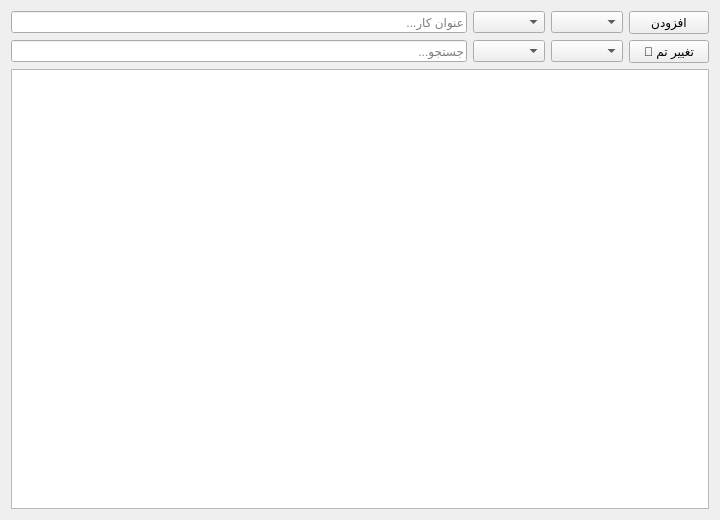
<?xml version="1.0" encoding="UTF-8"?>
<ui version="4.0">
 <class>MainWindow</class>
 <widget class="QWidget" name="MainWindow">
  <property name="geometry">
   <rect>
    <x>0</x>
    <y>0</y>
    <width>720</width>
    <height>520</height>
   </rect>
  </property>
  <property name="windowTitle">
   <string>مدیریت کارها - Qt UI</string>
  </property>
  <layout class="QVBoxLayout" name="verticalLayout">
   <item>
    <layout class="QHBoxLayout" name="inputLayout">
     <item>
      <widget class="QLineEdit" name="taskInput">
       <property name="placeholderText">
        <string>عنوان کار...</string>
       </property>
      </widget>
     </item>
     <item>
      <widget class="QComboBox" name="priorityBox"/>
     </item>
     <item>
      <widget class="QComboBox" name="categoryBox"/>
     </item>
     <item>
      <widget class="QPushButton" name="addButton">
       <property name="text">
        <string>افزودن</string>
       </property>
      </widget>
     </item>
    </layout>
   </item>
   <item>
    <layout class="QHBoxLayout" name="filterLayout">
     <item>
      <widget class="QLineEdit" name="searchInput">
       <property name="placeholderText">
        <string>جستجو...</string>
       </property>
      </widget>
     </item>
     <item>
      <widget class="QComboBox" name="filterPriority"/>
     </item>
     <item>
      <widget class="QComboBox" name="filterCategory"/>
     </item>
     <item>
      <widget class="QPushButton" name="themeToggleButton">
       <property name="text">
        <string>🌙 تغییر تم</string>
       </property>
      </widget>
     </item>
    </layout>
   </item>
   <item>
    <widget class="QListWidget" name="taskList"/>
   </item>
  </layout>
 </widget>
 <resources/>
 <connections/>
</ui>
